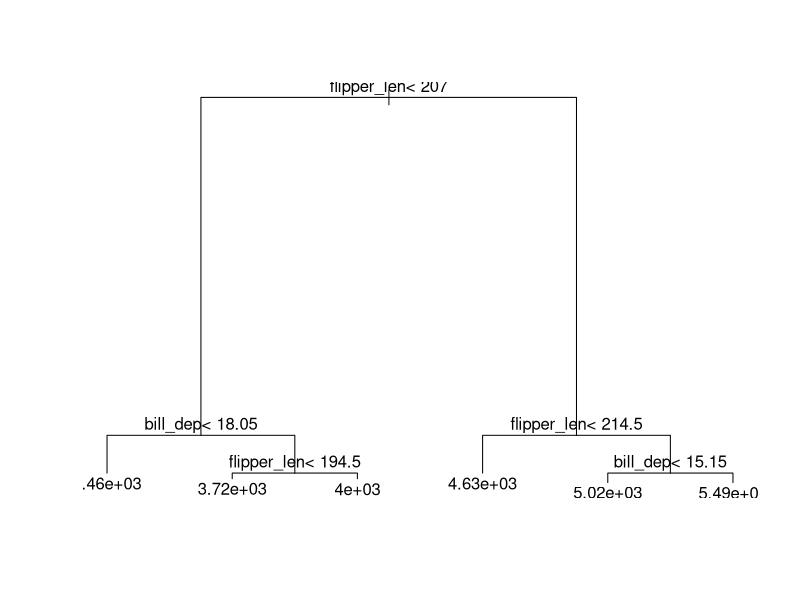
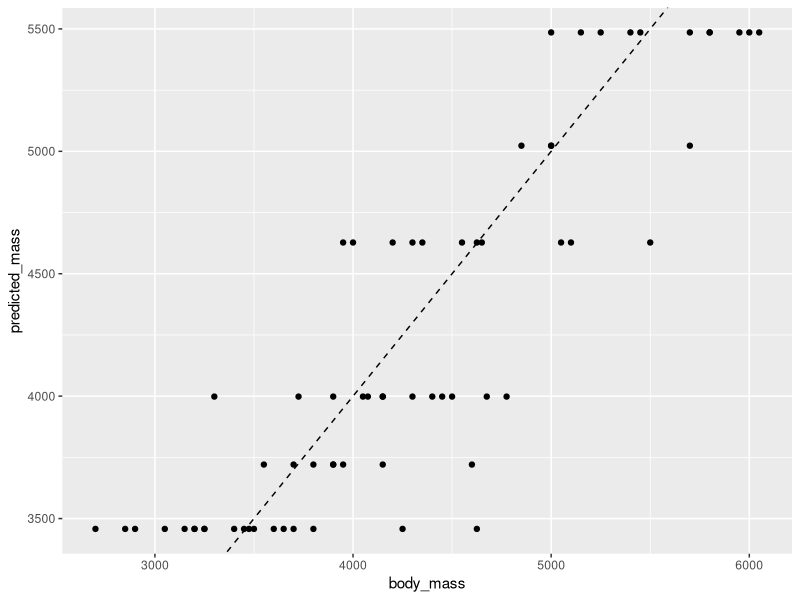
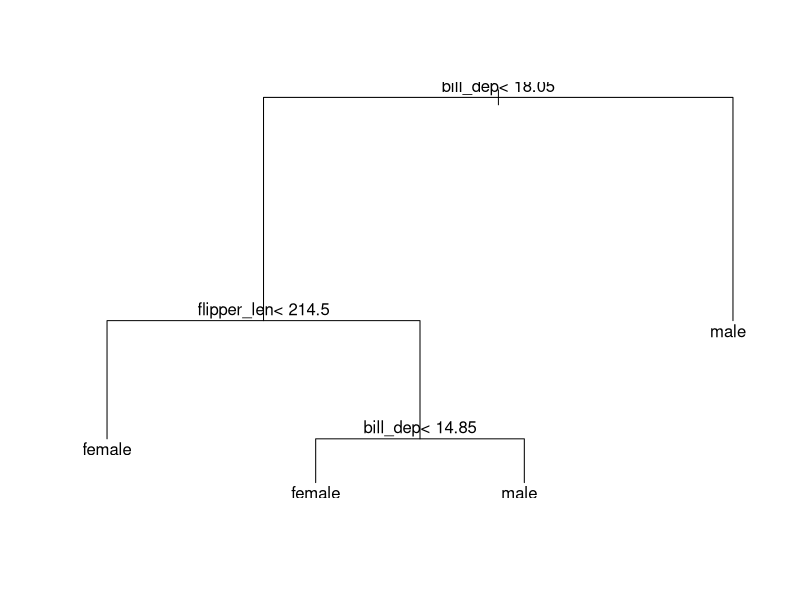

These charts were generated, in order, by the following R code:
## ---- chunk 1
#| label: load_packages
#| echo: true
#| message: false
library(dplyr)
library(ggplot2)
library(rpart)
library(Metrics)
## ---- chunk 2
#| label: pipe_explanation_1
#| echo: true
#| results: false

c(3, 4, 5) |>
  mean()

## ---- chunk 3
#| label: pipe_explanation_2
#| echo: true
#| results: false

mean(c(3, 4, 5))

## ---- chunk 4
#| label: read_penguins
#| echo: true

penguins <- penguins |>
  # remove NAs to avoid downstream issues
  tidyr::drop_na()
head(penguins)
str(penguins)
## ---- chunk 5
#| label: split_train_test
#| echo: true

nrow_train <- ceiling(0.8 * nrow(penguins)) # ceiling used to make it an integer

set.seed(424) # set a seed for consistent splits if re-run

penguins_train <- penguins |>
  # make row number a column to use as id
  dplyr::mutate(rownum = dplyr::row_number()) |>
  # slice random sample
  dplyr::slice_sample(n = nrow_train)

str(penguins_train)
  

penguins_test <- penguins |>
  # make row number a column to use as id
  dplyr::mutate(rownum = dplyr::row_number()) |>
  # test set is what is left, ids not found in train
  dplyr::filter(!rownum %in% penguins_train$rownum)

str(penguins_test)
## ---- chunk 6
#| label: build_mod_mass
#| echo: true
#| fig-width: 12
#| fig-height: 7
#| fig-align: left
#| column: page-right

mod_mass <- rpart(body_mass ~ flipper_len + bill_dep,
                  data = penguins_train,
                  method = "anova")

# Visualize the tree
plot(mod_mass)
text(mod_mass, digits = 3)
## ---- chunk 7
#| label: predict_mod_mass
#| echo: true
#| fig-width: 8
#| fig-height: 6
#| fig-align: center

# save predictions as new column in penguins_test
penguins_test$predicted_mass <- predict(mod_mass, penguins_test)

# plot to visually assess
ggplot(data = penguins_test,
       aes(x = body_mass, y = predicted_mass)) +
  geom_point() +
  geom_abline(slope = 1, intercept = 0, lty = "dashed")
## ---- chunk 8
#| label: calc_mod_mass_metrics
#| echo: true
#| fig-width: 8
#| fig-height: 6
#| fig-align: center

# root mean squared error manual calculation
sqrt( sum( (penguins_test$body_mass - penguins_test$predicted_mass)^2 ) / nrow(penguins_test) )

# or use the Metrics package
rmse <- Metrics::rmse(actual = penguins_test$body_mass, 
                      predicted = penguins_test$predicted_mass)
rmse

mean(penguins_test$body_mass)
rmse / mean(penguins_test$body_mass)

## ---- chunk 9

penguins_train$fitted_mass <- predict(mod_mass, penguins_train)

Metrics::rmse(actual = penguins_train$body_mass, 
              predicted = penguins_train$fitted_mass)


## ---- chunk 10
#| label: build_mod_sex
#| echo: true
#| fig-width: 8
#| fig-height: 8
#| fig-align: center

mod_sex <- rpart(sex ~ flipper_len + bill_dep,
                 data = penguins_train,
                 method = "class")

# Visualize the tree
plot(mod_sex)
text(mod_sex, digits = 3)
## ---- chunk 11
#| label: predict_mod_sex
#| echo: true
#| fig-width: 8
#| fig-height: 6
#| fig-align: center

# predictions come as probabilities of each class
predict(mod_sex, penguins_test) |>
  head()

# save predictions as new column in penguins_test
penguins_test$predicted_sex <- 
  # reduce predicted probabilities to just the predicted sex
  predict(mod_sex, penguins_test) |>
  as.data.frame() |>
  dplyr::mutate(predicted_sex = ifelse(female > male, "female", "male")) |>
  dplyr::pull(predicted_sex)

## ---- chunk 12
#| label: confmat_mod_sex

# calculate the confusion matrix, manually
penguins_test |>
  dplyr::group_by(sex, predicted_sex) |>
  dplyr::summarize(count = dplyr::n(), .groups = "drop") |>
  tidyr::pivot_wider(id_cols = sex, names_from = predicted_sex,
                     names_prefix = "predicted_", values_from = count)
## ---- chunk 13
#| label: calc_accuracy

Metrics::accuracy(actual = penguins_test$sex,
                  predicted = penguins_test$predicted_sex)
## ---- chunk 14

penguins_train$fitted_sex <- # reduce predicted probabilities to just the predicted sex
  predict(mod_sex, penguins_train) |>
  as.data.frame() |>
  dplyr::mutate(fitted_sex = ifelse(female > male, "female", "male")) |>
  dplyr::pull(fitted_sex)


Metrics::accuracy(actual = penguins_train$sex, 
                  predicted = penguins_train$fitted_sex)
